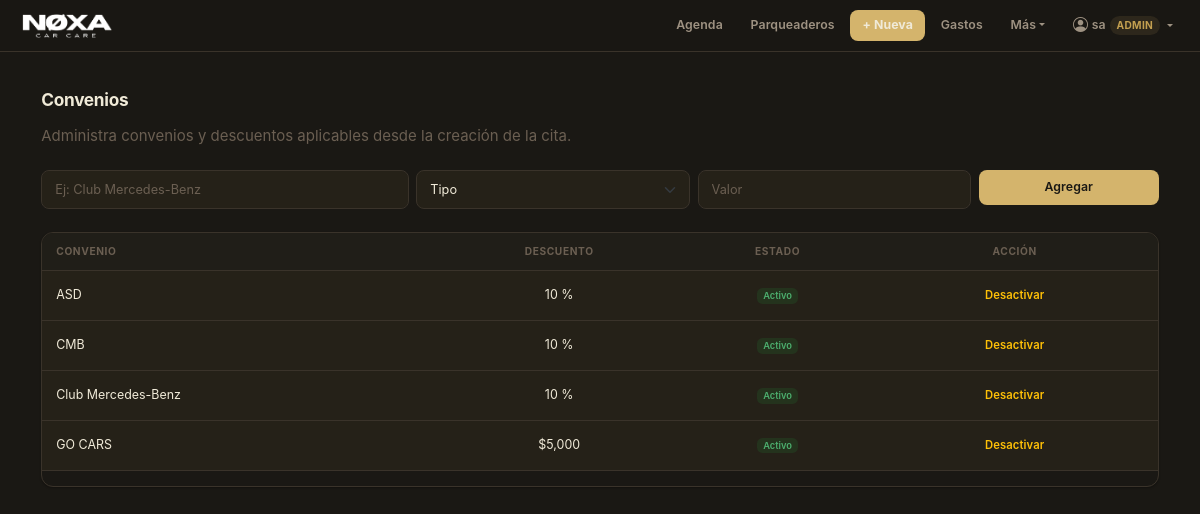
Screenshot of /agreements (signed in) with the database file from the repository.
### app.py (models this page shows, shortened)
class User(db.Model):
    __tablename__ = "users"
    id           = db.Column(db.Integer, primary_key=True)
    username     = db.Column(db.String(80), nullable=False, unique=True)
    password_hash= db.Column(db.String(256), nullable=False)
    role         = db.Column(db.String(20), nullable=False, default="operario")
    is_active    = db.Column(db.Boolean, default=True)
    created_at   = db.Column(db.DateTime, nullable=False, default=datetime.utcnow)
    must_change_password = db.Column(db.Boolean, default=False)

class Agreement(db.Model):
    __tablename__ = "agreements"
    id = db.Column(db.Integer, primary_key=True)
    name = db.Column(db.String(120), nullable=False, unique=True)
    discount_type = db.Column(db.String(20), nullable=False)
    value = db.Column(db.Integer, nullable=False)
    is_active = db.Column(db.Boolean, default=True)
    created_at = db.Column(db.DateTime, nullable=False, default=datetime.utcnow)

### app.py (the view)
@app.route("/agreements")
def agreements_list():
    agreements = Agreement.query.order_by(Agreement.name).all()
    return render_template(
        "agreements.html",
        agreements=agreements
    )

### app.py (called while the page is built)
@app.before_request
def require_login():
    endpoint = request.endpoint
    if endpoint in PUBLIC_ENDPOINTS:
        return
    user_id = session.get("user_id")
    if not user_id:
        return redirect(url_for("login", next=request.path))
    user = User.query.get(user_id)
    if not user or not user.is_active:
        session.clear()
        return redirect(url_for("login"))
    g.current_user = user
    if bool(user.must_change_password) and endpoint not in CHANGE_PWD_ENDPOINTS:
        flash("Debes cambiar tu contraseña antes de continuar.", "warning")
        return redirect(url_for("change_password"))
    if user.role == "operario" and endpoint not in OPERARIO_ENDPOINTS:
        flash("No tienes permiso para acceder a esa sección.", "danger")
        return redirect(url_for("calendar_view"))

@app.context_processor
def inject_user():
    return {"current_user": getattr(g, "current_user", None)}

### templates/agreements.html (shortened to what this page needs)
{% extends "base.html" %}
{% block content %}
<div class="container mt-4">
  <h2 class="mb-3">Convenios</h2>
  <p class="text-muted mb-4">
    Administra convenios y descuentos aplicables desde la creación de la cita.
  </p>
  <form method="POST" action="{{ url_for('agreements_new') }}" class="row g-2 mb-4">
    <div class="col-12 col-md-4">
      <input type="text"
             name="name"
             class="form-control"
             placeholder="Ej: Club Mercedes-Benz"
             required>
    </div>
    <div class="col-6 col-md-3">
      <select name="discount_type" class="form-select" required>
        <option value="">Tipo</option>
      </select>
    </div>
    <div class="col-6 col-md-3">
      <input type="number"
             name="value"
             class="form-control"
             placeholder="Valor"
             min="1"
             required>
    </div>
    <div class="col-12 col-md-2">
      <button type="submit" class="btn btn-primary w-100">
        Agregar
      </button>
    </div>
  </form>
  <div class="table-responsive">
    <table class="table table-dark table-hover align-middle">
      <thead>
        <tr>
          <th>Convenio</th>
          <th class="text-center">Descuento</th>
          <th class="text-center">Estado</th>
          <th class="text-center">Acción</th>
        </tr>
      </thead>
      <tbody>
        {% for a in agreements %}
        <tr>
          <td>{{ a.name }}</td>
          <td class="text-center">
            {% if a.discount_type == "percentage" %}
              {{ a.value }} %
            {% else %}
              ${{ "{:,}".format(a.value) }}
            {% endif %}
          </td>
          <td class="text-center">
            {% if a.is_active %}
              <span class="badge bg-success">Activo</span>
            {% else %}
              <span class="badge bg-secondary">Inactivo</span>
            {% endif %}
          </td>
          <td class="text-center">
            <form method="POST"
                  action="{{ url_for('agreements_toggle', agreement_id=a.id) }}">
              {% if a.is_active %}
                <button type="submit" class="btn btn-sm btn-outline-warning">
                  Desactivar
                </button>
              {% else %}
                <button type="submit" class="btn btn-sm btn-outline-success">
                  Activar
                </button>
              {% endif %}
            </form>
          </td>
        </tr>
        {% endfor %}
      </tbody>
    </table>
  </div>
</div>
{% endblock %}

### templates/base.html (shortened to what this page needs)
<!doctype html>
<html lang="es">
<head>
  <link href="https://cdn.jsdelivr.net/npm/bootstrap@5.3.3/dist/css/bootstrap.min.css" rel="stylesheet">
  <link href="https://cdn.jsdelivr.net/npm/bootstrap-icons@1.11.3/font/bootstrap-icons.min.css" rel="stylesheet">
</head>
<body>
<nav class="navbar navbar-expand-lg mb-0"
     style="background:rgba(26,24,20,0.95);backdrop-filter:blur(20px);-webkit-backdrop-filter:blur(20px);border-bottom:1px solid var(--border);">
  <div class="container-fluid px-3">
    <a class="navbar-brand" href="{{ url_for('calendar_view') }}" style="padding:0;">
      <img src="{{ url_for('static', filename='img/logotipo.png') }}" alt="Agenda Detailing" class="navbar-logo"
        onerror="this.style.display='none';this.insertAdjacentHTML('afterend','<span class=\'navbar-brand-text\'>Agenda</span>');">
    </a>
    <div class="collapse navbar-collapse justify-content-end" id="navbarContent">
      <div class="d-flex flex-column flex-lg-row align-items-lg-center gap-1 py-2 py-lg-0">
        <a class="nav-link-custom" href="{{ url_for('calendar_view') }}">Agenda</a>
        <a class="nav-link-custom" href="{{ url_for('parking_list') }}">Parqueaderos</a>
        <a class="nav-link-custom nav-link-accent" href="{{ url_for('new_appointment') }}">+ Nueva</a>
        <a class="nav-link-custom" href="{{ url_for('expenses_new') }}">Gastos</a>
        <div class="dropdown">
          <button class="nav-link-custom border-0 bg-transparent dropdown-toggle"
                  type="button" data-bs-toggle="dropdown" aria-expanded="false">Más</button>
        </div>
        {% if current_user %}
        <div class="dropdown">
          <button class="nav-link-custom border-0 bg-transparent dropdown-toggle d-flex align-items-center gap-1"
                  type="button" data-bs-toggle="dropdown" aria-expanded="false">
            <i class="bi bi-person-circle" style="font-size:1rem;"></i>
            <span>{{ current_user.username }}</span>
            <span style="font-size:0.68rem;padding:2px 7px;border-radius:20px;background:var(--accent-bg);color:var(--accent-dk);font-weight:700;text-transform:uppercase;letter-spacing:0.3px;">{{ current_user.role }}</span>
          </button>
        </div>
        {% endif %}
      </div>
    </div>
  </div>
</nav>
<div class="container-fluid px-3 px-lg-4 pt-3">
  {% block content %}{% endblock %}
</div>
</body>
</html>

### templates/base.html (style rules this page uses)
:root { color-scheme: dark; --bg: #1a1814; --bg2: #201e18; --surface: #252118; --surface2: #2e2a20; --border: #3a332a; --border2: rgba(212,180,108,0.25); --text: #f0ead8; --text2: #9e9282; --text3: #6b5f52; --accent: #d4b46c; --accent-dk: #c4a050; --accent-bg: rgba(212,180,108,0.10); --ink: #f0ead8; --radius: 12px; --radius-sm: 8px; --shadow: 0 1px 3px rgba(0,0,0,0.4), 0 4px 12px rgba(0,0,0,0.25); --shadow-sm: 0 1px 2px rgba(0,0,0,0.3); }
*, *::before, *::after { box-sizing: border-box; }
html, body { margin: 0; padding: 0; background-color: var(--bg) !important; color: var(--text); font-family: -apple-system, BlinkMacSystemFont, "Segoe UI", sans-serif; -webkit-font-smoothing: antialiased; font-size: 15px; }
.container-fluid, .container { background: transparent !important; }
h1, h2, h3, h4, h5, h6 { color: var(--text); font-weight: 700; letter-spacing: -0.3px; }
h2 { font-size: 1.15rem; }
p, span, td, li { color: var(--text2); }
.navbar-logo { height: 36px; width: auto; display: block; }
.nav-link-custom { color: var(--text2); text-decoration: none; font-size: 0.82rem; font-weight: 600; padding: 6px 12px; border-radius: var(--radius-sm); transition: color 0.15s, background 0.15s; letter-spacing: 0.1px; cursor: pointer; white-space: nowrap; }
.nav-link-accent { color: var(--ink) !important; background: var(--accent) !important; font-weight: 700; }
.btn { font-size: 0.82rem !important; font-weight: 600 !important; border-radius: var(--radius-sm) !important; padding: 8px 16px !important; transition: all 0.15s !important; box-shadow: none !important; letter-spacing: 0.1px; border: none !important; }
.btn-primary { background: var(--accent) !important; color: #1a1814 !important; }
.btn-sm { padding: 5px 12px !important; font-size: 0.75rem !important; }
.form-control, .form-select { background-color: var(--surface) !important; border: 1.5px solid var(--border) !important; color: var(--text) !important; border-radius: var(--radius-sm) !important; box-shadow: none !important; font-size: 0.85rem !important; padding: 9px 13px !important; transition: border-color 0.15s !important; }
.form-control::placeholder { color: var(--text3) !important; }
.table-dark { --bs-table-bg: var(--surface) !important; --bs-table-hover-bg: var(--bg) !important; --bs-table-border-color: var(--border) !important; color: var(--text) !important; font-size: 0.83rem; }
.table-dark thead th { background: var(--bg2) !important; color: var(--text3) !important; font-weight: 700 !important; font-size: 0.68rem !important; text-transform: uppercase !important; letter-spacing: 0.6px !important; border-bottom: 1px solid var(--border) !important; padding: 11px 14px !important; }
.table-dark td { padding: 11px 14px !important; vertical-align: middle !important; color: var(--text) !important; border-color: var(--border) !important; }
.table-responsive { border-radius: var(--radius); overflow: hidden; border: 1px solid var(--border); box-shadow: var(--shadow-sm); }
.badge.bg-success { background: rgba(30,126,52,0.20) !important; color: #4caf6e !important; font-weight: 600; }
.text-muted { color: var(--text3) !important; }
nav.navbar { position: relative; z-index: 1040; }

### rows the page displays
User: username "sa", role "ADMIN"
Agreement: name "ASD", value "10", is_active "Activo"
Agreement: name "CMB", value "10", is_active "Activo"
Agreement: name "Club Mercedes-Benz", value "10", is_active "Activo"
Agreement: name "GO CARS", value "5,000", is_active "Activo"
